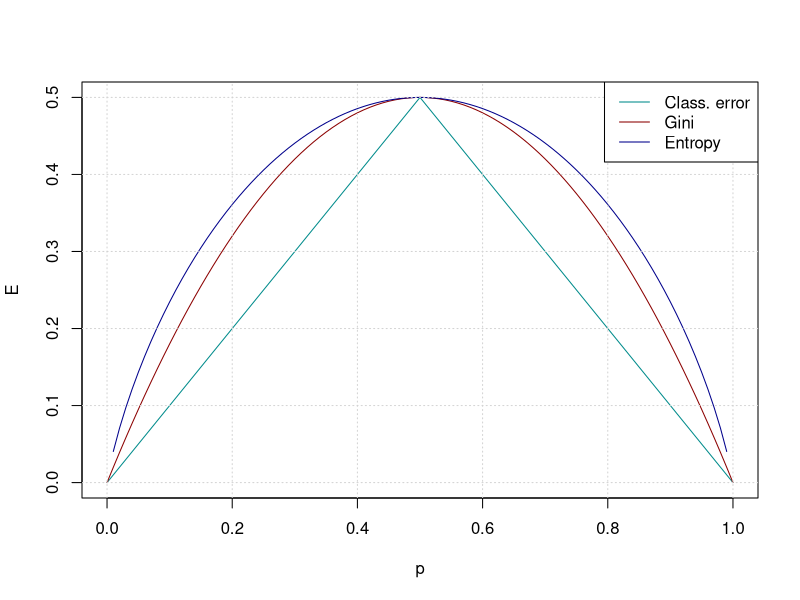

Write R code to recreate this figure.
# plot classification error rate, gini index and cross entropy
# as a function of p_hat_mk

p = seq(0, 1, by = 0.01)
cols = c("darkcyan", "darkred", "darkblue")

# classification error rate
E = 1 - pmax(p, 1 - p)
# Gini index
G = 2 * p * (1 - p)
# cross entropy (scaled)
D = -p * log(p) - (1 - p) * log(1 - p)
D = D * 0.5/max(D, na.rm = T)

plot(p, E, type = "l", col = cols[1])
lines(p, G, col = cols[2])
lines(p, D, col = cols[3])
grid()
legend("topright", legend = c("Class. error", "Gini", "Entropy"), lty = 1, col = cols)
